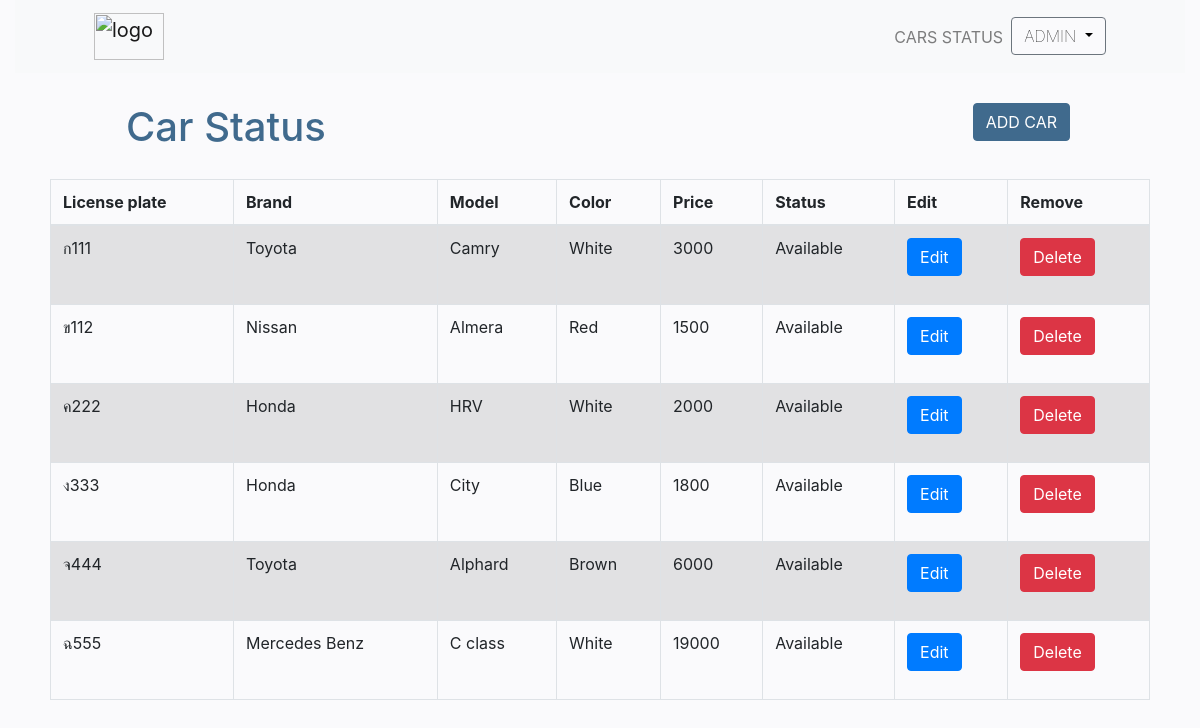
The app's page /admin/index.php with its own data.
### tables this page shows
CREATE TABLE `vehicle` (
  `License_plate` varchar(10) NOT NULL,
  `Meter_reading` int(10) NOT NULL,
  `Price` varchar(10) NOT NULL,
  `Petrol_types` varchar(10) NOT NULL,
  `Model` varchar(20) NOT NULL,
  `Brand` varchar(20) NOT NULL,
  `Color` varchar(20) NOT NULL,
  `Vehicle_status` varchar(20) NOT NULL,
  `Seat` int(2) NOT NULL,
  `MaxSpeed` int(3) NOT NULL,
  `Car_Type` varchar(10) NOT NULL,
  `Veh_Image` varchar(50) NOT NULL
);

### admin/home.php (the view, shortened to what this page needs)
<body style="background-color:#FAFAFC;">
    <div class="container-fluid">
    <div class="ml-5" style="padding-top: 30px">
        <div class="row">
            <div class="col-sm ml-5">
                <h1 style="color:#406A8D;">Car Status</h1>
            </div>
            <div class="col-sm text-right" style="margin-right: 100px">
                <a href="index.php?page=add_car" class="btn btn-primary " style="background-color: #406A8D; border:1px solid #406A8D">ADD CAR</a>
            </div>
        </div>
    </div>
    <div class="card-body">
        <table class="table table-bordered table-striped">
            <thead>
                <tr>
                    <th>License plate</th>
                    <th>Brand</th>
                    <th>Model</th>
                    <th>Color</th>
                    <th>Price</th>
                    <th>Status</th>
                    <th>Edit</th>
                    <th>Remove</th>
                </tr>
            </thead>
            <tbody>
            <?php
                include('assets/server.php');
                $sqlSelect = "SELECT * FROM vehicle";
                $result = mysqli_query($conn,$sqlSelect);
                while($data = mysqli_fetch_array($result)){
            ?>
            <tr>
                <td><?php echo $data['License_plate'];?></td>
                <td><?php echo $data['Brand'];?></td>
                <td><?php echo $data['Model'];?></td>
                <td><?php echo $data['Color'];?></td>
                <td><?php echo $data['Price'];?></td>
                <td><?php echo $data['Vehicle_status'];?></td>
            <td>
                <a href="index.php?page=edit_car&id=<?php echo $data['License_plate']; ?>" class="btn btn-primary">Edit</a>
            </td>
            <td>
                <form action="assets/delete_car.php" method="POST">
                    <button type="submit" name="delete_btn" class="btn btn-danger">Delete</button>
                </form>
            </td>
        </tr>
        <?php
    }
    ?>
            </tbody>
        </table>
    </div>
</div>
</body>

### records on screen
vehicle: License_plate "ก111", Brand "Toyota", Model "Camry", Color "White", Price "3000", Vehicle_status "Available"
vehicle: License_plate "ข112", Brand "Nissan", Model "Almera", Color "Red", Price "1500", Vehicle_status "Available"
vehicle: License_plate "ค222", Brand "Honda", Model "HRV", Color "White", Price "2000", Vehicle_status "Available"
vehicle: License_plate "ง333", Brand "Honda", Model "City", Color "Blue", Price "1800", Vehicle_status "Available"
vehicle: License_plate "จ444", Brand "Toyota", Model "Alphard", Color "Brown", Price "6000", Vehicle_status "Available"
vehicle: License_plate "ฉ555", Brand "Mercedes Benz", Model "C class", Color "White", Price "19000", Vehicle_status "Available"
